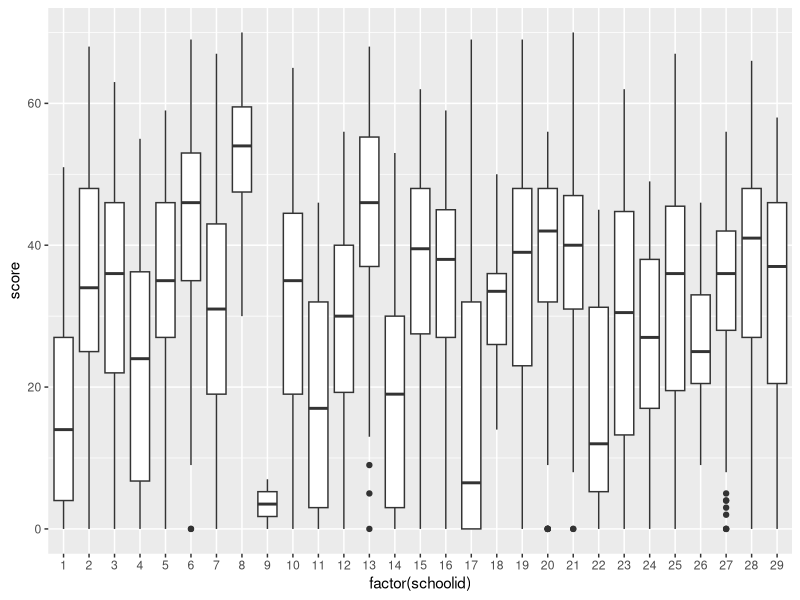
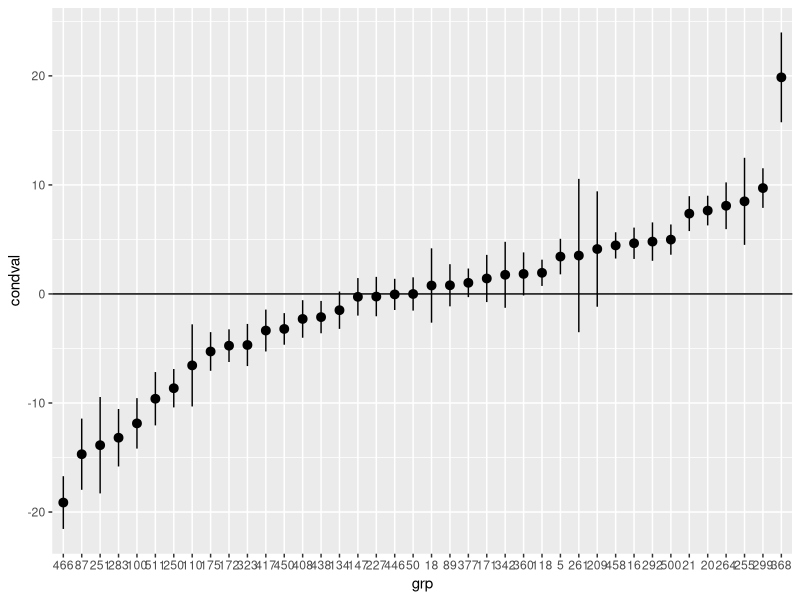

Write the R code that produced these figures, in order.
## ---- chunk 1
knitr::opts_chunk$set(echo = TRUE)
## ---- chunk 2
library(tidyverse)
library(lmerTest)
library(DiagrammeR)
schools <- read_csv('data/cmm/5.1.txt')

## ---- chunk 3
schools %>% 
  filter(schoolid < 30) %>% 
  ggplot(aes(factor(schoolid), score)) + geom_boxplot()
## ---- chunk 4
m1 <- lmer(score ~  (1|schoolid), data=schools) 
summary(m1)
ranova(m1)
## ---- chunk 5
m2 <- lmer(score ~ female + (1|schoolid), data=schools) 
summary(m2)
ranova(m2)
## ---- chunk 6
ranef(m1) %>% as_tibble() %>% 
  sample_n(40) %>% 
  ggplot(aes(grp, condval, ymin=condval-condsd, ymax=condval+condsd)) + 
  geom_pointrange() + 
  geom_hline(yintercept=0)
## ---- chunk 7
grViz("
      digraph ab {
        'Student (i)' -> 'School (j)'
      }
      ", height=300)
